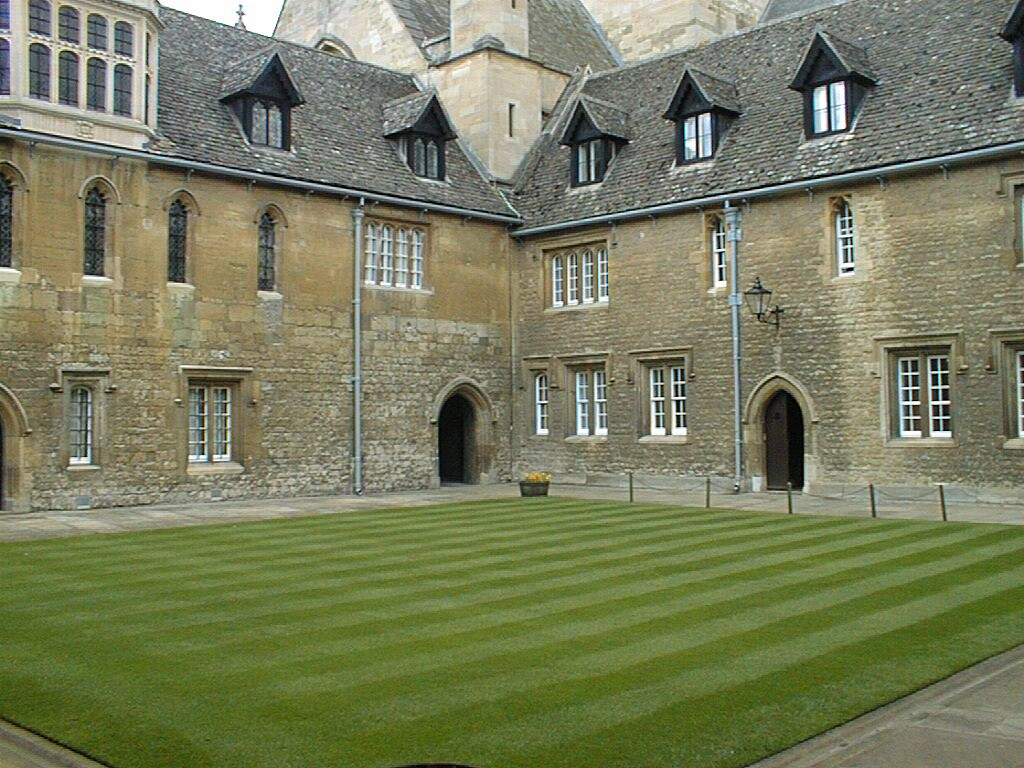
#> input picture Material 11/001.jpg, 1024 x 768 px, given in place of 270_left.jpg, which was not available
$ jupyter execute compute_essential_matrix.ipynb   (text cells are left out)
#> lines starting #> are read from the running program, lines starting #| are printed output that depends on the picture; after the words box and inside, x2 and y2 are one past the last pixel; in counts of white or black regions, pixels touching at a corner belong together; long printed decimals are rounded; pictures that were not available may be replaced by others from this repository, and a replacement may not be noted
[cell 1]
import numpy as np
import cv2 as cv
import scipy.io
import sys
from matplotlib import pyplot as plt

[cell 2]
# Return the skew matrix formed from a 3x1 vector
def skew(vector):
    return np.array([[0, -vector[2], vector[1]],
                     [vector[2], 0, -vector[0]],
                     [-vector[1], vector[0], 0]])


# Estimate Essential Matrix
def estimate_essential (ptsl, ptsr):

    npoints = ptsl.shape[1] #number of columns

    if ptsr.shape[1] != npoints:
        raise ValueError("Number of points don't match.")

    # Essential Metrix Estimation
    # A_nx9.Es_9x1 = 0

    A = np.zeros((npoints, 9))

    if npoints < 9:
        print('Too few mesurements')
        sys.exit(0)

    # Stack the equation for each pair of matchings
    for i in range (npoints):

        # A[i] = [ptsl[0,i]*ptsr[0,i], ptsl[0,i]*ptsr[1,i], ptsl[0,i]*ptsr[2,i],
        #         ptsl[1,i]*ptsr[0,i], ptsl[1,i]*ptsr[1,i], ptsl[1,i]*ptsr[2,i],
        #         ptsl[2,i]*ptsr[0,i], ptsl[2,i]*ptsr[1,i], ptsl[2,i]*ptsr[2,i] ]

        A[i,:] = np.kron(ptsl[:,i],ptsr[:,i])

    # Check the matrix rank
    r = np.linalg.matrix_rank(A)

    if r < 8:
        print('Measurement matrix rank defficient')
        sys.exit(0)


    # Compute the SVD of matrix A
    U,S,V = np.linalg.svd(A, full_matrices=True)
    # Pick the eigenvector corresponding to the smallest eigenvalue
    # Define the first estimation for the Essential matrix
    E1 = V[-1].reshape(3,3).T

    # Compute the SVD of the Essential Matrix
    U,S,V = np.linalg.svd(E1,full_matrices=True)
    # Substitute the diagonal matrix to project the first estimation into the
    # Essential Matrix Space/Domain
    S = np.diag([1,1,0])
    # Compute the new Essential Matrix belonging to the right domain
    E = U.dot(S).dot(V)
    # or
    #E = np.dot(U,np.dot(S,V))

    return E

def estimate_normalized_essential (ptsl, ptsr):

    ptsl_n, Tl = normalize(ptsl)
    ptsr_n, Tr = normalize(ptsr)
    # Estimate essential matrix
    E = estimate_essential (ptsl_n, ptsr_n)
    # reverse normalization
    E = np.dot(Tr.T,np.dot(E,Tl))

    return E/E[2,2]


def calculate_4solutions(E):
# Calculate the four possible solutions
    #print("E: \n", E)

    # Rotation matrix around the Z-axis of pi/2 radians
    W = np.array([[0,-1,0],[1,0,0],[0,0,1]])

    # SVD of the Essential Matrix
    U,S,Vt = np.linalg.svd(E)

    if np.linalg.det(np.dot(U,Vt))<0:
        Vt = -Vt
    # Compute the four possible solutions
    # Two options for rotation:
    #    * R = U·W·Vt
    #    * R = U·W^T·Vt

    # Two option for translation: T and -T
    # T = U[:,2] and -T = -U[:,2]

    RT = [np.vstack((np.dot(U,np.dot(W,Vt)).T,U[:,2])).T,
          np.vstack((np.dot(U,np.dot(W,Vt)).T,-U[:,2])).T,
          np.vstack((np.dot(U,np.dot(W.T,Vt)).T,U[:,2])).T,
          np.vstack((np.dot(U,np.dot(W.T,Vt)).T,-U[:,2])).T]

    print('Print the four solutions:\n')
    print(RT[0] ,'\n')
    print(RT[1] ,'\n')
    print(RT[2] ,'\n')
    print(RT[3] ,'\n')

    return RT


# Normalize the points
def normalize(pts):

    # to be sure that the last line is all of ones - homogeneous coordinates
    pts = pts / pts[2]

    npoints = pts.shape[1] # number of columns
    # Calculate the Centroid
    #centx = np.sum (pts[0,:])/npoints
    #centy = np.sum (pts[1,:])/npoints
    centroid = np.mean(pts[:2],axis=1)
    # Calculation of the  mean distance in relation to the centroid
    dist_med = sum(np.sqrt((pts[0,:] - centroid[0])**2 + (pts[1,:] - centroid[1])**2))/npoints
    # Scale to make the mean distance equal to  sqrt(2)
    esc = np.sqrt(2)/dist_med
    esc = np.sqrt(2)/np.std(pts[:2])
    # Normalization matrix
    T = np.array([[esc, 0, -esc*centroid[0]],[0, esc, -esc*centroid[1]],[ 0, 0, 1]])

    #Normalized points
    pts_norm = np.dot(T,pts)

    return pts_norm,T


# Drawlines in the images
def drawlines(img1,img2,lines,pts1,pts2):
    ''' img1 - image on which we draw the epilines for the points in img2
        lines - corresponding epilines '''
    r,c,ch = img1.shape

    img1 = cv.cvtColor(img1,cv.COLOR_RGB2GRAY)
    img2 = cv.cvtColor(img2,cv.COLOR_RGB2GRAY)
    img1 = cv.cvtColor(img1,cv.COLOR_GRAY2BGR)
    img2 = cv.cvtColor(img2,cv.COLOR_GRAY2BGR)

    for r,pt1,pt2 in zip(lines,pts1,pts2):
        color = tuple(np.random.randint(0,255,3).tolist())
        x0,y0 = map(int, [0, -r[2]/r[1] ])
        x1,y1 = map(int, [c, -(r[2]+r[0]*c)/r[1] ])
        img1 = cv.line(img1, (x0,y0), (x1,y1), color,1)
        img1 = cv.circle(img1,tuple([int(pt1[0]),int(pt1[1])]),5,color,-1)
        img2 = cv.circle(img2,tuple([int(pt2[0]),int(pt2[1])]),5,color,-1)
    return img1,img2


def draw_epipolarlines (img1,img2,pts1,pts2,F):

    r,c,ch = img1.shape

    img1 = cv.cvtColor(img1,cv.COLOR_RGB2GRAY)
    img2 = cv.cvtColor(img2,cv.COLOR_RGB2GRAY)
    img1 = cv.cvtColor(img1,cv.COLOR_GRAY2BGR)
    img2 = cv.cvtColor(img2,cv.COLOR_GRAY2BGR)

    # Find epilines corresponding to points in right image (second image) and
    # drawing its lines on left image
    lines1 = cv.computeCorrespondEpilines(pts2.reshape(-1,1,2), 2,F)
    lines1 = lines1.reshape(-1,3)
    img5,img6 = drawlines(img1,img2,lines1,pts1,pts2)
    # Find epilines corresponding to points in left image (first image) and
    # drawing its lines on right image
    lines2 = cv.computeCorrespondEpilines(pts1.reshape(-1,1,2), 1,F)
    lines2 = lines2.reshape(-1,3)
    img3,img4 = drawlines(img2,img1,lines2,pts2,pts1)
    fig=plt.figure(figsize=(18,10))
    fig.add_subplot(1,2,1)
    plt.imshow(img5)
    fig.add_subplot(1,2,2)
    plt.imshow(img3)

    return


def triangulate_point(ptsl,ptsr,Pl,Pr):
    """ Point pair triangulation from
    least squares solution. """
    M = np.zeros((6,6))
    M[:3,:4] = Pl
    M[3:,:4] = Pr
    M[:3,4] = -ptsl
    M[3:,5] = -ptsr
    U,S,V = np.linalg.svd(M)
    X = V[-1,:4]
    return X / X[3]

def triangulate(ptsl,ptsr,Pl,Pr):
    """ Two-view triangulation of points in
    x1,x2 (3*n homog. coordinates). """

    n = ptsl.shape[1]
    if ptsr.shape[1] != n:
      raise ValueError("Number of points don't match.")

    X = [ triangulate_point(ptsl[:,i],ptsr[:,i],Pl,Pr) for i in range(n)]

    return np.array(X).T

def select_solution (ptsl,ptsr,Pl,Pr):

    # pick the solution with points in front of cameras
    ind = 0
    maxres = 0
    for i in range(4):
      # triangulate inliers and compute depth for each camera
      X = triangulate(ptsl,ptsr,Pl,Pr[i])
      d1 = np.dot(Pl,X)[2]
      d2 = np.dot(Pr[i],X)[2]

      if (np.sum(d1>0)+np.sum(d2>0)) > maxres:
          maxres = np.sum(d1>0)+np.sum(d2>0)
          ind = i
          infront = (d1>0) & (d2>0)

    Tfinal = Pr[ind][:,3]
    Rfinal = Pr[ind][:,0:3]

    return ind, Tfinal, Rfinal


# Check the positive depth constraint
def verify_positive_depth(ptsmetric_left,ptsmetric_right,RT):
    ##########
    # Select the correct solution
    ####
    # pick the correct solution based on positive depth constraint
    # there are two ways (below 2. is used):
    # 1. Compute both scales and pick the solution where the majority is
    #    positive in both frames
    # 2. Compute volume, which has to be positive if the two scales have
    #    the same sign and then check whether one of the scale is positive
    #    (similar solution suggested by Kanatani, 1993 book).
    ######################
    lin,col = ptsmetric_left.shape
    npoints = col
    index = 0
    posdepth = np.zeros(4)

    for i in range(4):
        alpha1 = np.zeros((npoints,1))
        alpha2 = np.zeros((npoints,1))

        R = RT[i][:,0:3]
        t = RT[i][:,3]

        for j in range(npoints):
            ptsR_hat = skew(ptsmetric_right[:,j])
            ptsL = ptsmetric_left[:,j]
            ptsR = ptsmetric_right[:,j]
            RptsL_hat = skew(R.dot(ptsL))

            alpha1[j] = ((-ptsR_hat.dot(t)).T).dot(ptsR_hat.dot(R).dot(ptsL))/(np.linalg.norm(ptsR_hat.dot(t))**2)
            alpha2[j] = (RptsL_hat.dot(ptsR)).T.dot(RptsL_hat.dot(t))/(np.linalg.norm(RptsL_hat.dot(ptsR))**2)

        depth = np.sum(alpha1>0)
        depth2 = np.sum(alpha2>0)
        posdepth[i] = depth + depth2


    index = np.argmax(posdepth)

    Tfinal = RT[index][:,3]
    Rfinal = RT[index][:,0:3]
    return index,Tfinal,Rfinal

[cell 3]
# [88 lines left out: functions case_one, case_two, not called in this run]

def case_three():

    #Read images
    imgl = cv.imread('270_left.jpg')  #queryimage # left image
#> imgl is the input picture: shape (768, 1024, 3); mean B, G, R 93, 124.9, 119.8
    imgr = cv.imread('270_right.jpg') #trainimage # right image
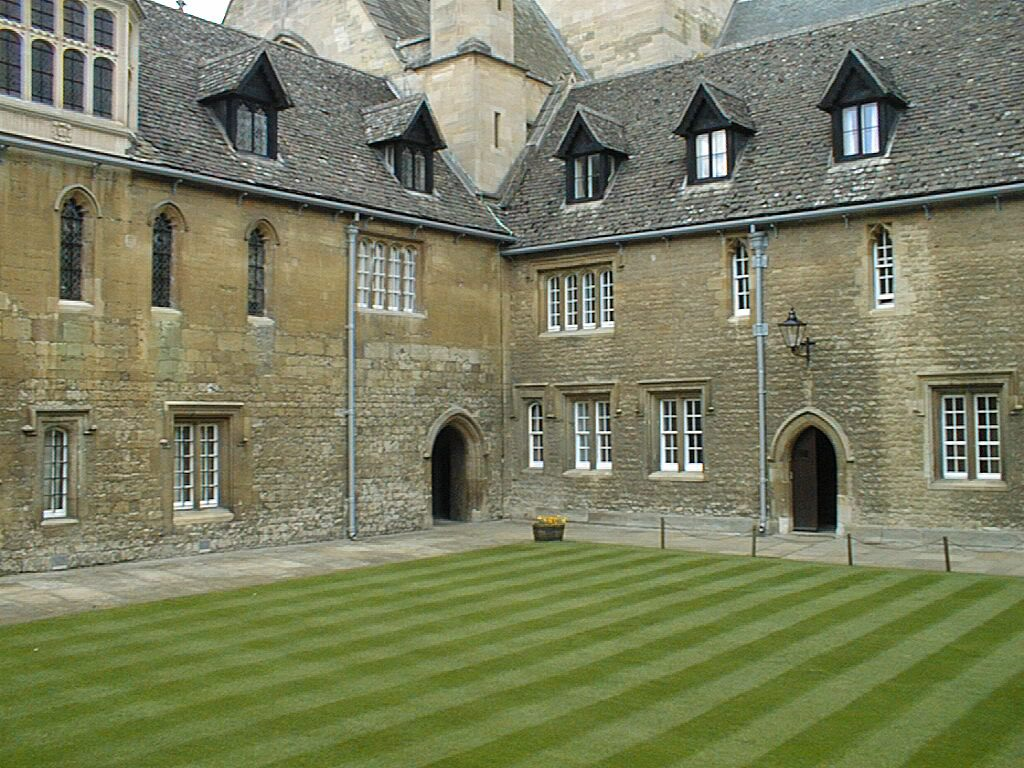
#> input picture Material 11/002.jpg, 1024 x 768 px, given in place of 270_right.jpg, which was not available
#> imgr is the input picture: shape (768, 1024, 3); mean B, G, R 95.5, 126, 122.1

    img_size = imgl.shape
    imgl = cv.resize(imgl, (int(img_size[1]/4), int(img_size[0]/4)))
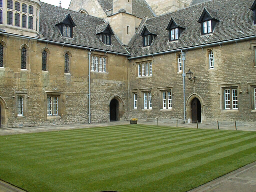
#> imgl: shape (192, 256, 3); mean B, G, R 92.9, 124.9, 119.8

    img_size = imgr.shape
    imgr = cv.resize(imgr, (int(img_size[1]/4), int(img_size[0]/4)))
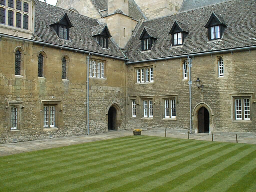
#> imgr: shape (192, 256, 3); mean B, G, R 95.4, 125.9, 121.9


    Kl = np.array([[ 2.24534083e+03, -1.86235000e-01,  1.00832942e+03],
                   [ 0.00000000e+00,  2.24106139e+03,  1.02170932e+03],
                   [ 0.00000000e+00,  0.00000000e+00,  1.00000000e+00]])

    Kr = np.array([[2.24011968e+03, 2.23877000e-01, 1.01598269e+03],
                   [0.00000000e+00, 2.23629070e+03, 1.03758278e+03],
                   [0.00000000e+00, 0.00000000e+00, 1.00000000e+00]])

    # Correct intrinsic parameters due to resizing images
    Kl = Kl/4
    Kl [-1,-1] = 1
    Kr = Kr/4
    Kr [-1,-1] = 1

    Rmat = np.array([[ 0.999995, -0.002636, -0.001449],
                     [ 0.002633,  0.999995, -0.001937],
                     [ 0.001455,  0.001933,  0.999997]])
    Tr = np.array([-4.17709527e+02,-8.92217000e-01,-1.37416000e-01])
    Tr = Tr/np.linalg.norm(Tr)
    T_hat = skew(Tr)

    # find the keypoints and descriptors with SIFT
    sift = cv.SIFT_create()
    kp1, des1 = sift.detectAndCompute(imgl,None)
#> kp1 = 328 keypoints; strongest (x, y, size): (210, 22, 1.9), (176, 30, 2), (172, 36, 1.9), (205, 24, 2.5)
    kp2, des2 = sift.detectAndCompute(imgr,None)
#> kp2 = 325 keypoints; strongest (x, y, size): (175, 36, 2.1), (180, 35, 2.5), (212, 37, 2.2), (180, 42, 2.6)

    # Solve matching between detected points in both images
    # FLANN parameters
    FLANN_INDEX_KDTREE = 1
    index_params = dict(algorithm = FLANN_INDEX_KDTREE, trees = 5)
    search_params = dict(checks=50)
    flann = cv.FlannBasedMatcher(index_params,search_params)
    matches = flann.knnMatch(des1,des2,k=2)
#> matches = 328 matches
    good = []
    ptsl = []
    ptsr = []

    # Select good matches
    # ratio test as per Lowe's paper
    for i,(m,n) in enumerate(matches):

        if m.distance < 0.7*n.distance:
            good.append(m)
            ptsr.append(kp2[m.trainIdx].pt)
            ptsl.append(kp1[m.queryIdx].pt)
#> after the loop, good = 95 matches; ptsl = 95 pairs, first value 16.92 to 229.7, second value 2.91 to 117.5; ptsr = 95 pairs, first value 10.38 to 240.9, second value 2.85 to 126.8


    ptsl = np.int32(ptsl).T
    ptsr = np.int32(ptsr).T

    return imgl,imgr,Kl,Kr,ptsl,ptsr,T_hat,Tr,Rmat

[cell 4]
##################### Main ###################


CASE = 3

if CASE == 1:
    imgl0,imgr0,Kl,Kr,ptsl,ptsr,T_hat,Tr,Rmat = case_one()

if CASE == 2:
    imgl0,imgr0,Kl,Kr,ptsl,ptsr,T_hat,Tr,Rmat = case_two()

if CASE == 3:
    imgl0,imgr0,Kl,Kr,ptsl,ptsr,T_hat,Tr,Rmat = case_three()
#> Kl = [[561.3, -0.0466, 252.1], [0, 560.3, 255.4], [0, 0, 1]]; Kr = [[560, 0.056, 254], [0, 559.1, 259.4], [0, 0, 1]]; T_hat = [[0, 0.000329, -0.00214], [-0.000329, 0, 1], [0.00214, -1, 0]]; Tr = [-1, -0.00214, -0.000329]; Rmat = [[1, -0.00264, -0.00145], [0.00263, 1, -0.00194], [0.00145, 0.00193, 1]]


# Show images and plot points
imgl = cv.cvtColor(imgl0,cv.COLOR_BGR2RGB)
imgr = cv.cvtColor(imgr0, cv.COLOR_BGR2RGB)
ydim = imgl.shape[0]
xdim = imgl.shape[1]


plt.figure(figsize=(18,10))
plt.subplot(121)
plt.imshow(imgl)
plt.plot(ptsl[0,:],ptsl[1,:],'b*')
plt.subplot(122)
plt.imshow(imgr)
plt.plot(ptsr[0,:],ptsr[1,:],'m*')


# compute image coordinates in metric
Kl_inv = np.linalg.inv(Kl)
#> Kl_inv = [[0.00178, 1.48e-07, -0.449], [0, 0.00178, -0.456], [0, 0, 1]]
Kr_inv = np.linalg.inv(Kr)
#> Kr_inv = [[0.00179, -1.79e-07, -0.453], [0, 0.00179, -0.464], [0, 0, 1]]

lin,col = ptsl.shape
npoints = col

ptsl_m = np.dot(Kl_inv,np.vstack((ptsl,np.ones((1,npoints)))))
ptsr_m = np.dot(Kr_inv,np.vstack((ptsr,np.ones((1,npoints)))))


#Estimate the Essential matrix using our method
print('\n##############################################')
print('Essential Matrix estimation using our method')
print('##############################################\n')

E = estimate_normalized_essential(ptsl_m, ptsr_m)
#> in normalize, `centroid = np.mean(pts[:2],axis=1)`: centroid = [-0.247, -0.379]
#> in normalize, `dist_med = sum(np.sqrt((pts[0,:] - centroid[0])**2 + (pts[1,:] - centr..`: dist_med = 0.116
#> in normalize, `esc = np.sqrt(2)/dist_med`: esc = 12.2
#> in normalize, `esc = np.sqrt(2)/np.std(pts[:2])`: esc = 12.8
#> in normalize, `T = np.array([[esc, 0, -esc*centroid[0]],[0, esc, -esc*centroid[1]],[ ..`: T = [[12.8, 0, 3.17], [0, 12.8, 4.86], [0, 0, 1]]
#> in estimate_normalized_essential, `ptsr_n, Tr = normalize(ptsr)`: Tr = [[12.53, 0, 3.18], [0, 12.53, 4.76], [0, 0, 1]]
#> in estimate_essential, `r = np.linalg.matrix_rank(A)`: r = 9
#> in estimate_essential, `U,S,V = np.linalg.svd(A, full_matrices=True)`:
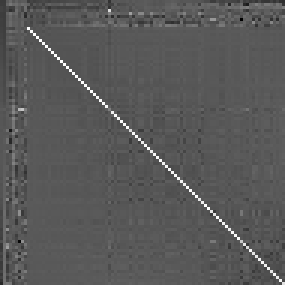
#> U: shape (95, 95) float64 (shown 3 times larger); min -0.525, max 0.975, mean -0.00108; drawn with min black and max white
#> in estimate_essential, `U,S,V = np.linalg.svd(A, full_matrices=True)`: S = [29.4, 20.51, 12.89, 8.43, 6.82, 3.16, 2.01, 0.677, 0.187]
#> in estimate_essential, `E1 = V[-1].reshape(3,3).T`: E1 = [[-0.00226, 0.151, 0.104], [-0.137, 0.00159, 0.656], [-0.126, -0.708, 0.0081]]
#> in estimate_essential, `U,S,V = np.linalg.svd(E1,full_matrices=True)`: U = [[0.193, -0.171, -0.966], [-0.0847, -0.984, 0.157], [-0.977, 0.0514, -0.205]]; S = [0.735, 0.678, 0.00669]; V = [[0.183, 0.981, -0.0591], [0.189, -0.0941, -0.977], [0.965, -0.167, 0.203]]
#> in estimate_essential, `E = U.dot(S).dot(V)`: E = [[0.00294, 0.206, 0.156], [-0.202, 0.00947, 0.967], [-0.169, -0.964, 0.00757]]
#> in estimate_normalized_essential, `E = np.dot(Tr.T,np.dot(E,Tl))`: E = [[0.471, 33.03, 14.6], [-32.35, 1.52, 4.69], [-14.34, -3.37, 0.284]]
#> E = [[1.66, 116.1, 51.33], [-113.7, 5.34, 16.49], [-50.4, -11.85, 1]]

print('Essential Matrix')
print(E,'\n')
#| [[   1.657   116.114   51.335]
#|  [-113.715      5.342   16.494]
#|  [ -50.397  -11.847    1.        ]]

# Calculate the four possible solutions
RT = calculate_4solutions(E)
#> in calculate_4solutions, `U,S,Vt = np.linalg.svd(E)`: U = [[-0.846, 0.521, 0.111], [-0.518, -0.756, -0.401], [-0.125, -0.397, 0.909]]; S = [129.2, 123.9, 5e-15]; Vt = [[0.493, -0.771, -0.403], [0.862, 0.494, 0.112], [-0.113, 0.403, -0.908]]
#> in calculate_4solutions, `Vt = -Vt`: Vt = [[-0.493, 0.771, 0.403], [-0.862, -0.494, -0.112], [0.113, -0.403, 0.908]]
#| [[-0.9744 -0.06137  0.2162  0.1112]
#|  [-0.1188 -0.676  -0.7272 -0.4013]
#|  [ 0.1908 -0.7343  0.6515  0.9092]]
#| [[-0.9744 -0.06137  0.2162 -0.1112]
#|  [-0.1188 -0.676  -0.7272  0.4013]
#|  [ 0.1908 -0.7343  0.6515 -0.9092]]
#| [[ 0.9995 -0.02831 -0.01422  0.1112]
#|  [ 0.02829  0.9996 -0.001702 -0.4013]
#|  [ 0.01426  0.001299  0.9999  0.9092]]
#| [[ 0.9995 -0.02831 -0.01422 -0.1112]
#|  [ 0.02829  0.9996 -0.001702  0.4013]
#|  [ 0.01426  0.001299  0.9999 -0.9092]]
#> RT = 4 items

# Select the right solution using the positive depth constraint
index,Tfinal,Rfinal = verify_positive_depth(ptsl_m,ptsr_m,RT)
#> the loop in verify_positive_depth, `for i in range(4):` made 4 passes
#> (t, depth) on passes 1 to 4: ([0.111, -0.401, 0.909], 0), ([-0.111, 0.401, -0.909], 95), ([0.111, -0.401, 0.909], 24), ([-0.111, 0.401, -0.909], 71)
#> after the loop in verify_positive_depth, `for i in range(4):`: posdepth = [95, 95, 48, 142]
#> in verify_positive_depth, `index = np.argmax(posdepth)`: index = 3
#> in verify_positive_depth, `Tfinal = RT[index][:,3]`: Tfinal = [-0.111, 0.401, -0.909]
#> in verify_positive_depth, `Rfinal = RT[index][:,0:3]`: Rfinal = [[0.999, -0.0283, -0.0142], [0.0283, 1, -0.0017], [0.0143, 0.0013, 1]]
#> index = 3; Tfinal = [-0.111, 0.401, -0.909]

P1 = np.array([[1,0,0,0],[0,1,0,0],[0,0,1,0]])
ind_test,T_test,R_test = select_solution (ptsl_m,ptsr_m,P1,RT)
#> the loop in select_solution, `for i in range(4):` made 4 passes
#> maxres on passes 1, 4: 95, 142
#> after the loop in select_solution, `for i in range(4):`: ind = 3; maxres = 142
#> in select_solution, `Tfinal = Pr[ind][:,3]`: Tfinal = [-0.111, 0.401, -0.909]
#> ind_test = 3; T_test = [-0.111, 0.401, -0.909]; R_test has the same summary as Rfinal in verify_positive_depth

print('Final solution using our method has the index: ', index)
#| Final solution using our method has the index:  3
print(Tfinal)
#| [-0.1112  0.4013 -0.9092]
print(Rfinal,'\n')
#| [[ 0.9995 -0.02831 -0.01422]
#|  [ 0.02829  0.9996 -0.001702]
#|  [ 0.01426  0.001299  0.9999]]

print('Another solution using triangulation: ', ind_test)
#| Another solution using triangulation:  3
print(T_test)
#| [-0.1112  0.4013 -0.9092]
print(R_test)
#| [[ 0.9995 -0.02831 -0.01422]
#|  [ 0.02829  0.9996 -0.001702]
#|  [ 0.01426  0.001299  0.9999]]

# Draw epipolar lines
pts1 = ptsl[0:2,:].T
#> pts1 = 95 pairs, first value 16 to 229, second value 2 to 117
pts2 = ptsr[0:2,:].T
#> pts2 = 95 pairs, first value 10 to 240, second value 2 to 126
# Compute the Fundamental Matrix
F = (np.linalg.inv(Kr.T)).dot(E).dot(Kl_inv)   # F = (Kr^-T).E.(Kl^-1)
#> F = [[5.27e-06, 0.00037, -0.00419], [-0.000362, 1.7e-05, 0.116], [0.00287, -0.12, -0.119]]

draw_epipolarlines (imgl,imgr,pts1,pts2,F)
#> in draw_epipolarlines, `lines1 = cv.computeCorrespondEpilines(pts2.reshape(-1,1,2), 2,F)`: lines1 = 95 rows, first 8: [-0.0468, -0.999, 21.79], [0.00382, -1, 5.51], [-0.168, -0.986, 60.75], [-0.202, -0.979, 71.65], [-0.0123, -1, 10.7], [-0.0468, -0.999, 21.79], [-0.0541, -0.999, 24.13], [-0.038, -0.999, 18.96]
#> the loop in drawlines, `for r,pt1,pt2 in zip(lines,pts1,pts2):` made 95 passes
#> (r, pt1, pt2, color, y0, y1) on passes 1 to 6: ([-0.0468, -0.999, 21.79], [16, 23], [10, 23], (172, 47, 117), 21, 9), ([0.00382, -1, 5.51], [17, 8], [18, 7], (192, 67, 251), 5, 6), ([-0.168, -0.986, 60.75], [23, 56], [17, 61], (195, 103, 9), 61, 17), ([-0.202, -0.979, 71.65], [23, 66], [17, 72], (211, 21, 242), 73, 20), ([-0.0123, -1, 10.7], [23, 15], [10, 12], (36, 87, 70), 10, 7), ([-0.0468, -0.999, 21.79], [23, 25], [10, 23], (216, 88, 140), 21, 9)
#> pass 1, in drawlines, `img2 = cv.circle(img2,tuple([int(pt2[0]),int(pt2[1])]),5,color,-1)`:
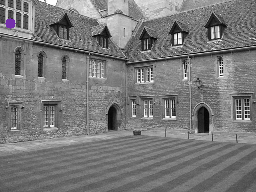
#> img2: shape (192, 256, 3); mean B, G, R 121.3, 121.1, 121.2
#> after the loop in drawlines, `for r,pt1,pt2 in zip(lines,pts1,pts2):`:
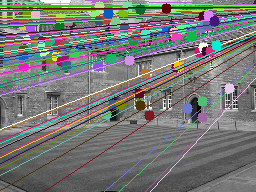
#> img1: shape (192, 256, 3); mean B, G, R 117.9, 119.2, 119
#> after the loop in drawlines, `for r,pt1,pt2 in zip(lines,pts1,pts2):`:
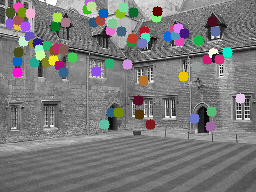
#> img2: shape (192, 256, 3); 11.39% of pixels changed, all inside (x1, y1, x2, y2) = (5, 0, 246, 132)
#> in draw_epipolarlines, `lines2 = cv.computeCorrespondEpilines(pts1.reshape(-1,1,2), 1,F)`: lines2 = 95 rows, first 8: [0.0396, 0.999, -25.39], [-0.0103, 1, -9.29], [0.151, 0.989, -61.14], [0.183, 0.983, -71.46], [0.0137, 1, -17.03], [0.0477, 0.999, -27.98], [0.0477, 0.999, -27.98], [0.0341, 0.999, -23.61]
#> the loop in drawlines (call 2), `for r,pt1,pt2 in zip(lines,pts1,pts2):` made 95 passes
#> (r, pt1, pt2, color, y0, y1) on passes 1 to 6: ([0.0396, 0.999, -25.39], [10, 23], [16, 23], (35, 214, 254), 25, 15), ([-0.0103, 1, -9.29], [18, 7], [17, 8], (189, 197, 215), 9, 11), ([0.151, 0.989, -61.14], [17, 61], [23, 56], (43, 32, 11), 61, 22), ([0.183, 0.983, -71.46], [17, 72], [23, 66], (104, 212, 138), 72, 25), ([0.0137, 1, -17.03], [10, 12], [23, 15], (182, 235, 165), 17, 13), ([0.0477, 0.999, -27.98], [10, 23], [23, 25], (125, 156, 111), 28, 15)
#> pass 1, in drawlines (call 2), `img1 = cv.circle(img1,tuple([int(pt1[0]),int(pt1[1])]),5,color,-1)`:
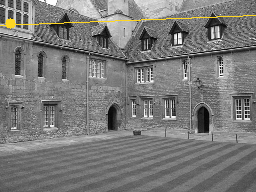
#> img1: shape (192, 256, 3); mean B, G, R 120.6, 121.8, 122.1
#> pass 1, in drawlines (call 2), `img2 = cv.circle(img2,tuple([int(pt2[0]),int(pt2[1])]),5,color,-1)`:
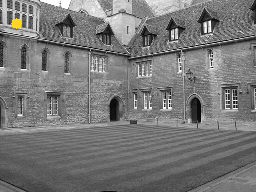
#> img2: shape (192, 256, 3); mean B, G, R 119.5, 119.8, 119.9
#> pass 2, in drawlines (call 2), `img1 = cv.line(img1, (x0,y0), (x1,y1), color,1)`:
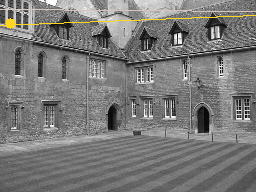
#> img1: shape (192, 256, 3); 0.52% of pixels changed, all inside (x1, y1, x2, y2) = (0, 9, 256, 12)
#> (the rest of the program and of its run is left out)
